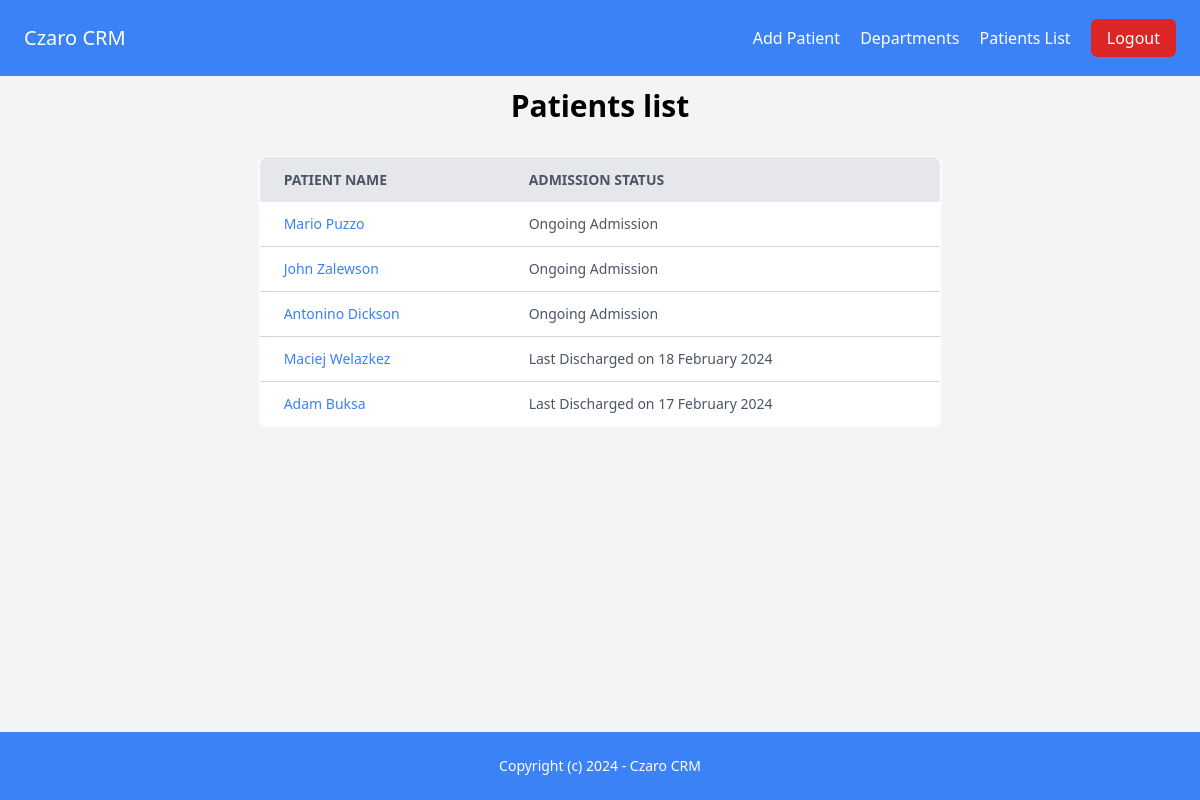
/patient/ (signed in), run on the app's committed database.
### patient/models.py (models this page shows, shortened)
class Patient(models.Model):
    id = models.UUIDField(primary_key=True, default=uuid.uuid4, editable=False)
    first_name = models.CharField(max_length=255)
    last_name = models.CharField(max_length=255)
    date_of_birth = models.DateField()
    contact_number = models.CharField(max_length=15)
    is_insured = models.BooleanField(choices=YES_NO_CHOICES, default=YES)
    insurance = models.CharField(max_length=255)
    country = models.CharField(max_length=255)
    city = models.CharField(max_length=255)
    street = models.CharField(max_length=255)
    zip_code = models.CharField(max_length=255)
    created_by = models.ForeignKey(User, on_delete=models.CASCADE)
    created_at = models.DateTimeField(auto_now_add=True)
    modified_at = models.DateTimeField(auto_now=True, null=True)

### patient/views.py (the view)
# urls.py: path("", views.main, name="index"),
@login_required(login_url="/login/")
def index(request):
    patients = Patient.objects.annotate(
        ongoing_admissions=Exists(
            Hospitalization.objects.filter(patient=OuterRef("pk"), is_discharged=False)
        ),
        discharged_admissions=Count(
            Case(
                When(hospitalizations__is_discharged=True, then=1),
                default=Value(0),
                output_field=IntegerField(),
            )
        ),
        total_admissions=Count("hospitalizations"),
        latest_discharge_date=Max(
            Case(
                When(
                    hospitalizations__is_discharged=True,
                    then="hospitalizations__dicharged_on",
                ),
                default=None,
            )
        ),
    ).order_by(
        F("ongoing_admissions").desc(),
        F("discharged_admissions").desc(),
        F("latest_discharge_date").desc(nulls_last=True),
    )
    context = {
        "patients": patients,
        "title": "Patients list",
    }
    return render(request, "patient_list.html", context)

### templates/patient_list.html
{% extends "base.html" %}
{% block content %}
<div class="container mx-auto mt-16">
    <h1 class="mb-8 text-3xl font-bold text-center">{{ title }}</h1>
    <div class="flex justify-center mt-8">
        <table class="min-w-max w-2/3 bg-white border border-gray-300 rounded-lg overflow-hidden">
            <thead>
                <tr class="bg-gray-200 text-gray-600 uppercase text-sm leading-normal">
                    <th class="py-3 px-6 text-left">Patient Name</th>
                    <th class="py-3 px-6 text-left">Admission Status</th>
                </tr>
            </thead>
            <tbody class="text-gray-600 text-sm font-light">
                {% for patient in patients %}
                    <tr class="border-b border-gray-300 hover:bg-gray-100">
                        <td class="py-3 px-6 text-left whitespace-nowrap">
                            <a href="{% url 'patient:detail' patient.id %}" class="text-blue-500">{{ patient.first_name }} {{ patient.last_name }}</a>
                        </td>
                        <td class="py-3 px-6 text-left">
                            {% if patient.ongoing_admissions > 0 %}
                                Ongoing Admission
                            {% elif patient.discharged_admissions > 0 %}
                                {% if patient.latest_discharge_date %}
                                    Last Discharged on {{ patient.latest_discharge_date|default:"N/A"|date:"d F Y" }}
                                {% else %}
                                    No Hospitalization History
                                {% endif %}
                            {% endif %}
                        </td>
                    </tr>
                {% endfor %}
            </tbody>
        </table>
    </div>
</div>
{% endblock %}

### templates/base.html (shortened to what this page needs)
{% load compress %}
{% load static %}
<!DOCTYPE html>
<html lang="en">
<head>
    {% compress css %}
    <link rel="stylesheet"
        href="{% static 'src/output.css' %}">
    {% endcompress %}
</head>
<body class="flex flex-col min-h-screen bg-gray-100">
    <nav class="fixed top-0 left-0 right-0 p-6 flex items-center justify-between bg-blue-500">
        <p class="text-xl text-white">Czaro CRM</p>
        <div class="space-x-4">
            {% if request.user.is_authenticated %}
                <a href="{% url "patient:create" %}" class="text-white">Add Patient</a>
                <a href="{% url "department:department_list" %}" class="text-white">Departments</a>
                <a href="{% url "patient:index" %}" class="text-white">Patients List</a>
                <a href="{% url 'main:logout' %}" class="py-2 px-4 bg-red-600 rounded-md text-white">Logout</a>
            {% else %}
                <a href="{% url 'main:login' %}" class="py-2 px-4 bg-blue-700 text-white rounded-md">Login</a>
                <a href="{% url 'main:signup' %}" class="py-2 px-4 bg-blue-800 text-white rounded-md">Sign up</a>
            {% endif %}
        </div>
    </nav>
    <main class="p-6 flex-1 mb-4">
        {% block content %}
        {% endblock %}
    </main>
    <footer class="fixed bottom-0 left-0 right-0 p-6 bg-blue-500 text-white">
        <p class="text-sm text-center">Copyright (c) 2024 - Czaro CRM</p>
    </footer>
</body>
</html>

### data on the page
Patient: first_name "Mario", last_name "Puzzo", shows "Ongoing Admission"
Patient: first_name "John", last_name "Zalewson", shows "Ongoing Admission"
Patient: first_name "Antonino", last_name "Dickson", shows "Ongoing Admission"
Patient: first_name "Maciej", last_name "Welazkez", latest_discharge_date "18 February 2024"
Patient: first_name "Adam", last_name "Buksa", latest_discharge_date "17 February 2024"

### other printed values
{{ title }} "Patients list"
